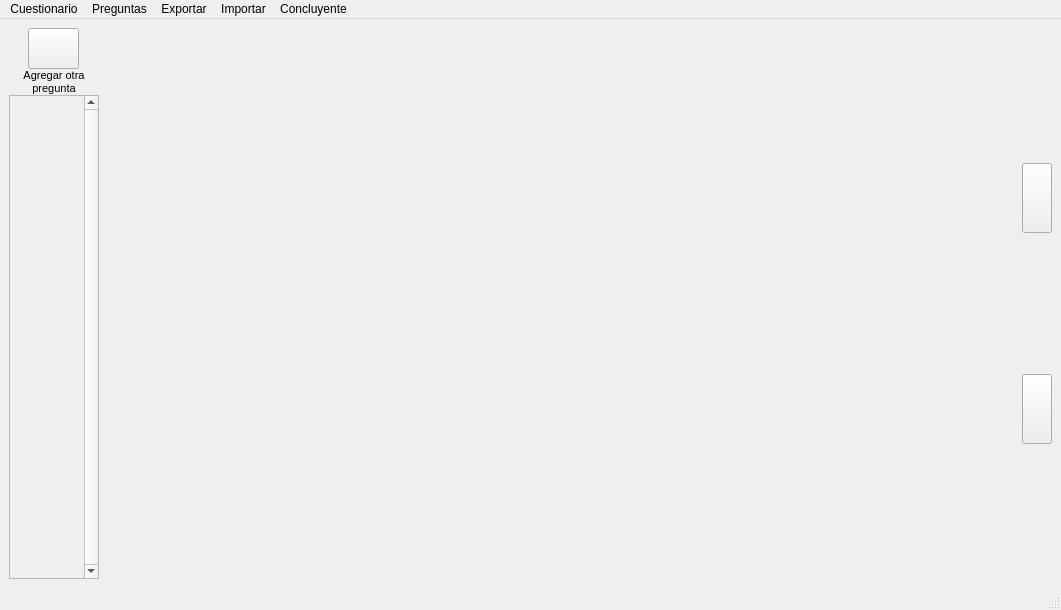
<?xml version="1.0" encoding="UTF-8"?>
<ui version="4.0">
 <class>MainWindow</class>
 <widget class="QMainWindow" name="MainWindow">
  <property name="geometry">
   <rect>
    <x>0</x>
    <y>0</y>
    <width>1043</width>
    <height>610</height>
   </rect>
  </property>
  <property name="windowTitle">
   <string>MainWindow</string>
  </property>
  <widget class="QWidget" name="centralwidget">
   <layout class="QHBoxLayout" name="horizontalLayout_4">
    <item>
     <layout class="QVBoxLayout" name="verticalLayout">
      <property name="spacing">
       <number>0</number>
      </property>
      <property name="sizeConstraint">
       <enum>QLayout::SetFixedSize</enum>
      </property>
      <item alignment="Qt::AlignHCenter">
       <widget class="QPushButton" name="btn_mas">
        <property name="minimumSize">
         <size>
          <width>51</width>
          <height>41</height>
         </size>
        </property>
        <property name="maximumSize">
         <size>
          <width>51</width>
          <height>41</height>
         </size>
        </property>
        <property name="styleSheet">
         <string notr="true">border-image: url(:/prefijoNuevo/IMAGENES_creador/pregunta_add.png);
</string>
        </property>
        <property name="text">
         <string/>
        </property>
       </widget>
      </item>
      <item>
       <widget class="QLabel" name="label_6">
        <property name="minimumSize">
         <size>
          <width>79</width>
          <height>26</height>
         </size>
        </property>
        <property name="font">
         <font>
          <pointsize>8</pointsize>
         </font>
        </property>
        <property name="text">
         <string>Agregar otra
pregunta</string>
        </property>
        <property name="alignment">
         <set>Qt::AlignCenter</set>
        </property>
       </widget>
      </item>
      <item>
       <widget class="QScrollArea" name="scroll_barra">
        <property name="minimumSize">
         <size>
          <width>90</width>
          <height>150</height>
         </size>
        </property>
        <property name="maximumSize">
         <size>
          <width>115</width>
          <height>16777215</height>
         </size>
        </property>
        <property name="verticalScrollBarPolicy">
         <enum>Qt::ScrollBarAlwaysOn</enum>
        </property>
        <property name="horizontalScrollBarPolicy">
         <enum>Qt::ScrollBarAlwaysOff</enum>
        </property>
        <property name="widgetResizable">
         <bool>true</bool>
        </property>
        <widget class="QWidget" name="scrollAreaWidgetContents">
         <property name="geometry">
          <rect>
           <x>0</x>
           <y>0</y>
           <width>71</width>
           <height>480</height>
          </rect>
         </property>
        </widget>
       </widget>
      </item>
     </layout>
    </item>
    <item>
     <widget class="QStackedWidget" name="listWidget_panelPreguntas">
      <property name="minimumSize">
       <size>
        <width>911</width>
        <height>551</height>
       </size>
      </property>
      <property name="maximumSize">
       <size>
        <width>1200</width>
        <height>800</height>
       </size>
      </property>
      <property name="toolTipDuration">
       <number>0</number>
      </property>
      <property name="styleSheet">
       <string notr="true"/>
      </property>
      <property name="frameShape">
       <enum>QFrame::NoFrame</enum>
      </property>
      <property name="frameShadow">
       <enum>QFrame::Plain</enum>
      </property>
      <property name="currentIndex">
       <number>-1</number>
      </property>
     </widget>
    </item>
    <item>
     <layout class="QVBoxLayout" name="verticalLayout_3">
      <item>
       <widget class="QPushButton" name="btn_next_2">
        <property name="minimumSize">
         <size>
          <width>30</width>
          <height>30</height>
         </size>
        </property>
        <property name="maximumSize">
         <size>
          <width>70</width>
          <height>70</height>
         </size>
        </property>
        <property name="styleSheet">
         <string notr="true">QPushButton {
border-image: url(:/prefijoNuevo/IMAGENES_creador/imagen5_nextE.png);  }

QPushButton:hover {
border-image: url(:/prefijoNuevo/IMAGENES_creador/imagen4_nextD.png);
}

QPushButton:pressed {
border-image: url(:/prefijoNuevo/IMAGENES_creador/imagen5_nextE.png);
}
</string>
        </property>
        <property name="text">
         <string/>
        </property>
       </widget>
      </item>
      <item>
       <widget class="QPushButton" name="btn_prev_2">
        <property name="minimumSize">
         <size>
          <width>30</width>
          <height>30</height>
         </size>
        </property>
        <property name="maximumSize">
         <size>
          <width>70</width>
          <height>70</height>
         </size>
        </property>
        <property name="styleSheet">
         <string notr="true">

QPushButton {
border-image: url(:/prefijoNuevo/IMAGENES_creador/imagen5_prevE.png);
  }
QPushButton:hover {
border-image: url(:/prefijoNuevo/IMAGENES_creador/imagen4_prevD .png);
}

QPushButton:pressed {
border-image: url(:/prefijoNuevo/IMAGENES_creador/imagen5_prevE.png);
}
</string>
        </property>
        <property name="text">
         <string/>
        </property>
       </widget>
      </item>
     </layout>
    </item>
   </layout>
  </widget>
  <widget class="QMenuBar" name="menubar">
   <property name="geometry">
    <rect>
     <x>0</x>
     <y>0</y>
     <width>1043</width>
     <height>21</height>
    </rect>
   </property>
   <widget class="QMenu" name="menuNueva_pregunta">
    <property name="title">
     <string>Preguntas</string>
    </property>
    <addaction name="actionCrear_nueva_pregunta"/>
    <addaction name="actionVisualizar"/>
   </widget>
   <widget class="QMenu" name="menuCuestionario">
    <property name="title">
     <string>Cuestionario</string>
    </property>
    <addaction name="actionCambiar_nombre"/>
    <addaction name="actionEjecutar_cuestionario"/>
   </widget>
   <widget class="QMenu" name="menuCompartir">
    <property name="title">
     <string>Exportar</string>
    </property>
    <addaction name="separator"/>
    <addaction name="separator"/>
    <addaction name="actionCompartir_cuestionario_al_servidor"/>
    <addaction name="actionSubir_cuestionario_cuestionario_como_cuestionario_final"/>
   </widget>
   <widget class="QMenu" name="menuConcluyente">
    <property name="title">
     <string>Concluyente</string>
    </property>
    <addaction name="actionEliminar_todo_el_cuestionario"/>
   </widget>
   <widget class="QMenu" name="menuImportar">
    <property name="title">
     <string>Importar</string>
    </property>
    <addaction name="actionImportar_otro_cuestionario_2"/>
   </widget>
   <addaction name="menuCuestionario"/>
   <addaction name="menuNueva_pregunta"/>
   <addaction name="menuCompartir"/>
   <addaction name="menuImportar"/>
   <addaction name="menuConcluyente"/>
  </widget>
  <widget class="QStatusBar" name="statusbar"/>
  <action name="actionCrear_nueva_pregunta">
   <property name="text">
    <string>Crear</string>
   </property>
  </action>
  <action name="actionEliminar_una_pregunta">
   <property name="text">
    <string>Eliminar</string>
   </property>
  </action>
  <action name="actionGuardar">
   <property name="text">
    <string>Guardar </string>
   </property>
  </action>
  <action name="actionCambiar_nombre">
   <property name="text">
    <string>Cambiar nombre</string>
   </property>
  </action>
  <action name="actionVisualizar">
   <property name="text">
    <string>Visualizar </string>
   </property>
  </action>
  <action name="actionSubir_a_DelphiData">
   <property name="text">
    <string>Subir a mis cuestionarios Delphi</string>
   </property>
  </action>
  <action name="actionMandar_por_correo">
   <property name="text">
    <string>Mandar por correo</string>
   </property>
  </action>
  <action name="actionEjecutar_cuestionario">
   <property name="text">
    <string>Ejecutar cuestionario</string>
   </property>
  </action>
  <action name="actionGuarda_en_otra_carpeta">
   <property name="text">
    <string>Guardar en otra carpeta</string>
   </property>
  </action>
  <action name="actionSubir_a_cuestionarios_oficiales">
   <property name="text">
    <string>Subir como cuestionario oficial</string>
   </property>
  </action>
  <action name="actionEliminar_todo_el_cuestionario">
   <property name="text">
    <string>Eliminar todo el cuestionario</string>
   </property>
  </action>
  <action name="actionImportar_otro_cuestionario">
   <property name="text">
    <string>Importar otro cuestionario</string>
   </property>
  </action>
  <action name="actionImportar_otro_cuestionario_2">
   <property name="text">
    <string>Importar otro cuestionario</string>
   </property>
  </action>
  <action name="actionSubir_como_cuestionario_oficial">
   <property name="text">
    <string>Subir como cuestionario oficial</string>
   </property>
  </action>
  <action name="actionCompartir_cuestionario_al_servidor">
   <property name="text">
    <string>Compartir cuestionario al servidor</string>
   </property>
  </action>
  <action name="actionSubir_cuestionario_cuestionario_como_cuestionario_final">
   <property name="text">
    <string>Subir cuestionario como cuestionario final</string>
   </property>
  </action>
 </widget>
 <resources>
  <include location="../../../IMAG.qrc"/>
 </resources>
 <connections/>
</ui>
